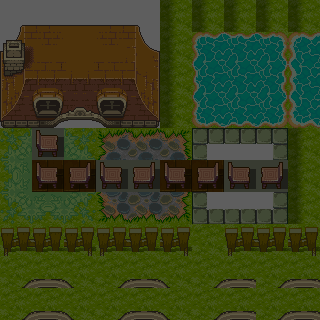

This is a level from a 2D game, rendered from its Tiled map with the project's own tilesets. A one-line summary and the map file follow, with tile-layer data summarised:
An orthogonal 10x10 tile map with 32x32 px tiles, 1 tile layer (Tile Layer 1), 1 hidden layer not drawn.

<map version="1.0" orientation="orthogonal" width="10" height="10" tilewidth="32" tileheight="32">
 <tileset firstgid="1" name="GoP_1" tilewidth="32" tileheight="32">
  <image source="../res/GoP_1.png" width="512" height="512" />
 </tileset>
 <layer name="Tile Layer 1" width="10" height="10" opacity="0.37">
  <data>[100 cells, 100 non-empty, 62 distinct tile ids]</data>
 </layer>
 <layer name="Tile Layer 2" width="10" height="10" visible="0">
  <data>[100 cells, 52 non-empty, 3 distinct tile ids]</data>
 </layer>
</map>